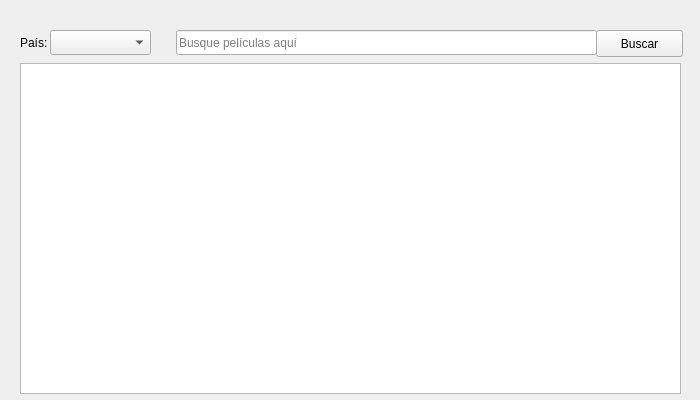
<?xml version="1.0" encoding="UTF-8"?>
<ui version="4.0">
 <class>MoviesWindow</class>
 <widget class="QWidget" name="MoviesWindow">
  <property name="geometry">
   <rect>
    <x>0</x>
    <y>0</y>
    <width>700</width>
    <height>400</height>
   </rect>
  </property>
  <property name="windowTitle">
   <string>Películas</string>
  </property>
  <widget class="QComboBox" name="combo_countries">
   <property name="geometry">
    <rect>
     <x>50</x>
     <y>30</y>
     <width>101</width>
     <height>25</height>
    </rect>
   </property>
  </widget>
  <widget class="QLabel" name="label">
   <property name="geometry">
    <rect>
     <x>20</x>
     <y>35</y>
     <width>31</width>
     <height>16</height>
    </rect>
   </property>
   <property name="text">
    <string>País:</string>
   </property>
  </widget>
  <widget class="QLineEdit" name="search_box">
   <property name="geometry">
    <rect>
     <x>176</x>
     <y>30</y>
     <width>421</width>
     <height>25</height>
    </rect>
   </property>
   <property name="placeholderText">
    <string>Busque películas aquí</string>
   </property>
  </widget>
  <widget class="QPushButton" name="btn_search">
   <property name="geometry">
    <rect>
     <x>596</x>
     <y>30</y>
     <width>87</width>
     <height>27</height>
    </rect>
   </property>
   <property name="text">
    <string>Buscar</string>
   </property>
  </widget>
  <widget class="QTableView" name="table_movies">
   <property name="geometry">
    <rect>
     <x>20</x>
     <y>63</y>
     <width>661</width>
     <height>331</height>
    </rect>
   </property>
  </widget>
 </widget>
 <resources/>
 <connections/>
</ui>
